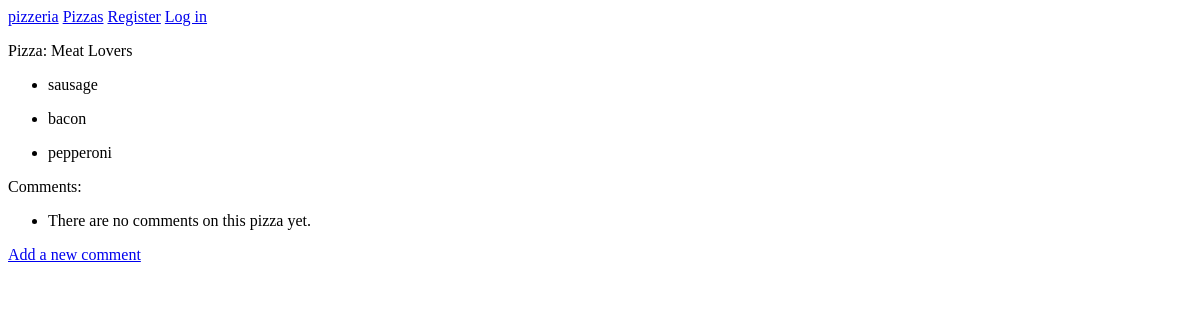
The page /pizzas/2/ on the database as committed earlier.
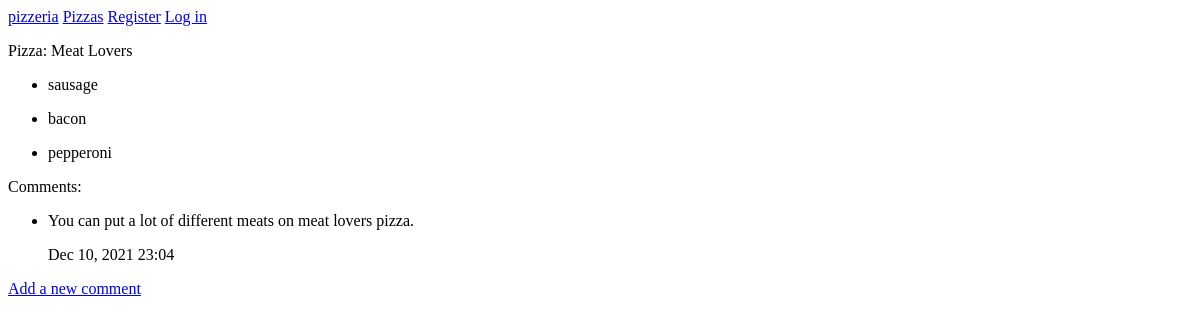
The same page on the database as committed later.
### MainPizza/models.py (models this page shows, shortened)
class Topping(models.Model):
    pizza = models.ForeignKey(Pizza, on_delete=models.CASCADE)
    text = models.CharField(max_length=200)
    date_add = models.DateTimeField(auto_now_add=True)

class Comment(models.Model):
    pizza = models.ForeignKey(Pizza, on_delete=models.CASCADE)
    text = models.TextField()
    date_add = models.DateTimeField(auto_now_add=True)

### MainPizza/views.py (the view)
# urls.py: path('pizzas/<int:pizza_id>/', views.pizza, name='pizza'),
def pizza(request, pizza_id):
    pizza = Pizza.objects.get(id=pizza_id)
    toppings = pizza.topping_set.all()
    comments = pizza.comment_set.all()
    context = {'pizza': pizza, 'toppings':toppings,'comments':comments}
    return render(request, 'MainPizza/pizza.html', context)

### MainPizza/models.py (called while the page is built)
    def __str__(self):
        return self.text

### MainPizza/templates/MainPizza/pizza.html
{% extends "MainPizza/base.html" %}
{% block content %}
<p>Pizza: {{ pizza }}</p>
<ul>
    {% for p in toppings %}
    <li>
        <p>{{ p.text |linebreaks}}</p>
    </li>
    {% empty %}
    <li> There are no toppings on this pizza yet.</li>
    {% endfor %}
</ul>
<p>Comments:</p>
<ul>
    {% for c in comments %}
    <li>
        <p>{{ c.text }}</p>
        <p>{{c.date_add |date:'M d, Y H:i'}}</p>
    </li>
    {% empty %}
    <li> There are no comments on this pizza yet.</li>
    {% endfor %}
</ul>
<p>
    <a href="{% url 'MainPizza:new_comment' pizza.id %}">Add a new comment</a>
</p>
{% endblock content %}

Rows that differ between the two databases and show on the page:
added Comment: text "You can put a lot of different meats on meat lovers pizza.", date_add "Dec 10, 2021 23:04"
Other text that changed with them:
text no longer shown: "There are no comments on this pizza yet."
